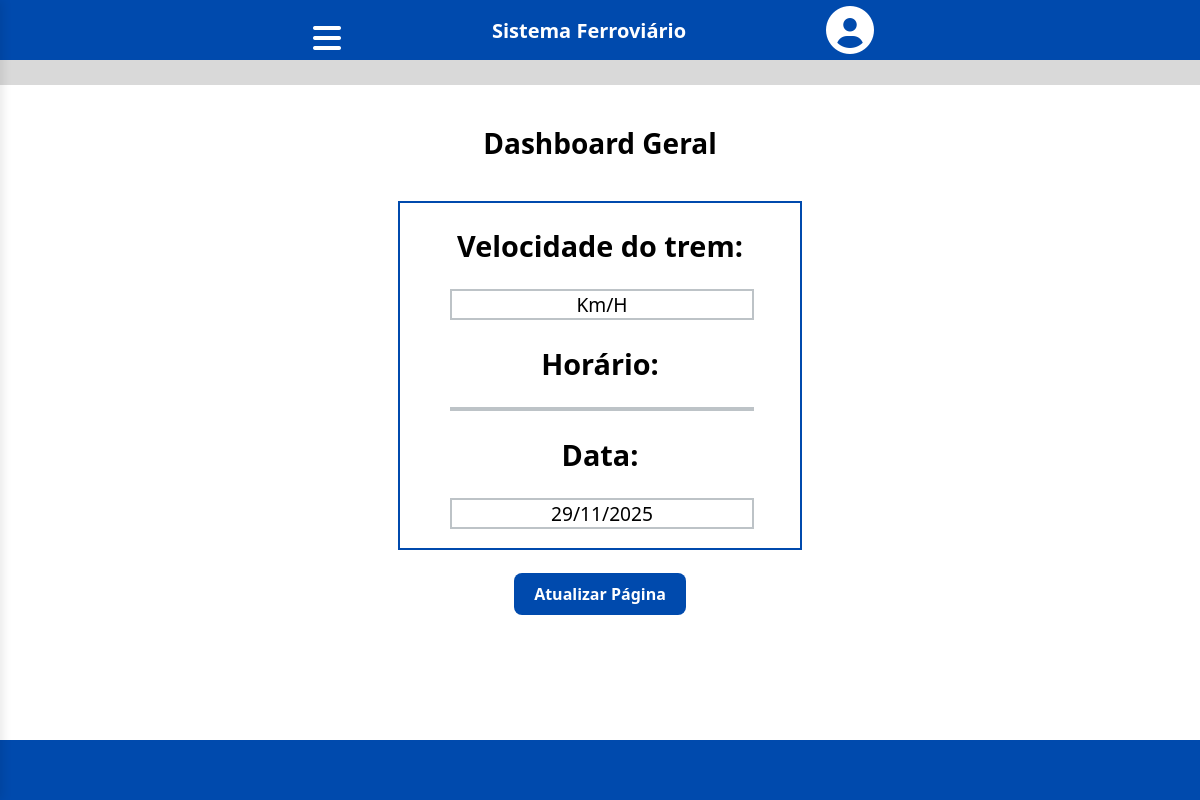
Page /dashboard.php (signed in) on the earlier database version.
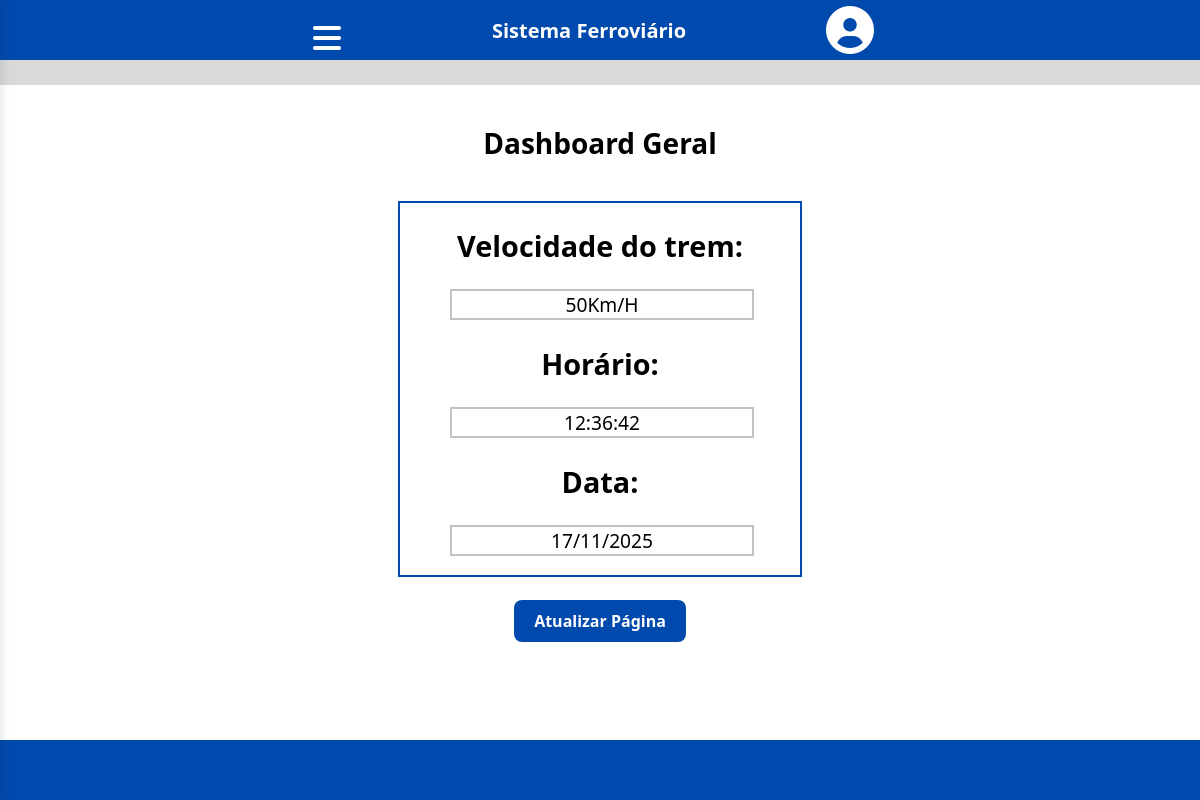
Same page on the later database version.
### tables this page shows
CREATE TABLE historico_sensores(
id INT NOT NULL PRIMARY KEY AUTO_INCREMENT,
topic VARCHAR(45) NOT NULL,
msg VARCHAR(45) NOT NULL,
time TIME NOT NULL,
date DATE DEFAULT (CURDATE())
);

### src/broker.php (called while the page is built, shortened)
<?php
class Broker
{
    private $conn;
    public function __construct($db)
    {
        $this->conn = $db;
    }
    public function dataVel()
{
    $sql = "SELECT * FROM historico_sensores ORDER BY id DESC LIMIT 1";
    $stmt = $this->conn->prepare($sql);
    $stmt->execute();
    $row = $stmt->fetch(PDO::FETCH_ASSOC);
    return [
        'msg_anterior' => $row['msg'],
        'time_anterior' => $row['time'],
        'date_anterior' => $row['date']
    ];
}
}
?>

### public/dashboard.php (the view, shortened to what this page needs)
<?php
        include("../includes/painel_completo.php");
        include("../includes/conexao.php");
        include("../src/broker.php");
        $broker = new Broker($conn);
        $mensagem_vel = $_SESSION['resposta_vel'] ?? '';
        if (!empty($mensagem_vel)) {
            $ultima = end($mensagem_vel);
            $broker->saveHist("IoT/trem/velocidade", $ultima['msg'], $ultima['time']);
            $vel_atual_msg  = $ultima['msg'];
            $vel_atual_time = $ultima['time'];
            $vel_atual_date = $ultima['date'];
        } else {
            $vel_antigo = $broker->dataVel();
            $vel_atual_msg  = $vel_antigo['msg_anterior'];
            $vel_atual_time = $vel_antigo['time_anterior'];
            $vel_atual_date = $vel_antigo['date_anterior'];
        }
    ?>
<!DOCTYPE html>
<html lang="en">
<head>
    <link rel="stylesheet" href="../css/style.css">
    <link rel="stylesheet" href="https://cdnjs.cloudflare.com/ajax/libs/font-awesome/6.0.0/css/all.min.css">
</head>
<body>
    <header>
        <div id="header">
            <button class="menu">
                <i class="fas fa-bars fa-2x" style="color: white;"></i>
            </button>
            <h3 class="titulo">Sistema Ferroviário </h3>
            <a class="perfil" href="../public/tela_usuario.php">
                <i class="fas fa-user-circle fa-3x" style="color: white;"></i>
            </a>
        </div>
    </header>
    <div class="espacamento"></div>
    <div class="dashboard">
        <h1>Dashboard Geral</h1>
    </div>
    <div class="centralizar">
        <div class="info-card">
            <h2 style="text-align: center;">Velocidade do trem:</h2>
            <?php
            $displayVel = htmlspecialchars($vel_atual_msg);
            $displayVelTime = htmlspecialchars($vel_atual_time);
            $dateObj = new DateTime($vel_atual_date);
            $displayVelDate = $dateObj->format('d/m/Y');
            ?>
            <p><?php echo $displayVel; ?>Km/H</p>
            <h2 style="text-align: center;">Horário:</h2>
            <p><?php echo $displayVelTime; ?></p>
            <h2 style="text-align: center;">Data:</h2>
            <p><?php echo $displayVelDate; ?></p>
        </div>
    </div>
    <div class="centralizar">
        <a href="../src/get_messages.php" class="atualizar-pagina">Atualizar Página</a>
    </div>
    <footer class="fixarRodape"></footer>
</body>
</html>

### includes/painel_completo.php (shortened to what this page needs)
<!DOCTYPE html>
<html lang="en">
<head>
    <link rel="stylesheet" href="../css/style.css">
    <link rel="stylesheet" href="https://cdnjs.cloudflare.com/ajax/libs/font-awesome/6.0.0/css/all.min.css">
</head>
<body>
</body>
</html>

### css/style.css (style rules this page uses)
body { margin: 0px; font-family: system-ui, -apple-system, BlinkMacSystemFont, 'Segoe UI', Roboto, Oxygen, Ubuntu, Cantarell, 'Open Sans', 'Helvetica Neue', sans-serif; }
h3 { font-size: 20px; color: white; text-align: center; border: 0px; margin: 0px; padding: 15px; }
.espacamento { background-color: #d9d9d9; height: 25px; }
h1 { font-size: 28px; text-align: center; }
.fixarRodape { background-color: #004aad; height: 60px; margin-top: auto; padding: 0px; border: 0px; bottom: 0; position: fixed; text-align: center; width: 100%; }
#header { background-color: #004aad; height: 60px; margin: 0px; border: 0px; display: flex; text-align: center !important; align-items: center !important; justify-content: center !important; gap: 20px; }
.menu { background-color: transparent; border: #004aad; width: 50px !important; }
.perfil { background-color: transparent; border: #004aad; margin: 0px; margin-right: 2%; }
.titulo { padding-left: 10%; padding-right: 10%; text-align: center !important; align-items: center !important; justify-content: center !important; }
.dashboard { align-items: center; justify-content: center; background-color: white; }
button { background-color: #004aad; margin-top: 15px; font-weight: bold; color: rgb(255, 255, 255); border: none; border-radius: 5px; cursor: pointer; font-size: 16px; width: 100%; transition: background-color 0.3s ease; }
.dashboard { padding: 20px; }
.info-card { width: 400px; margin-bottom: 18px; font-size: 1.2rem; color: #000000; font-weight: 500; text-align: center; align-items: center; justify-content: center; border: #004AAD 2px solid; }
.info-card p { text-align: center; width: 300px; margin-left: 50px; border: #bdc3c7 2px solid; }
.centralizar { display: flex; align-items: center; justify-content: center; }
.atualizar-pagina { display: inline-block; padding: 10px 20px; background-color: #004AAD; color: white; text-decoration: none; border-radius: 8px; font-weight: bold; text-align: center; margin: 5px 0; box-sizing: border-box; }

Differences in the rows shown:
added historico_sensores: msg "50", time "12:36:42", date "17/11/2025"
Other differences:
$displayVelDate: "29/11/2025" → (not shown)
